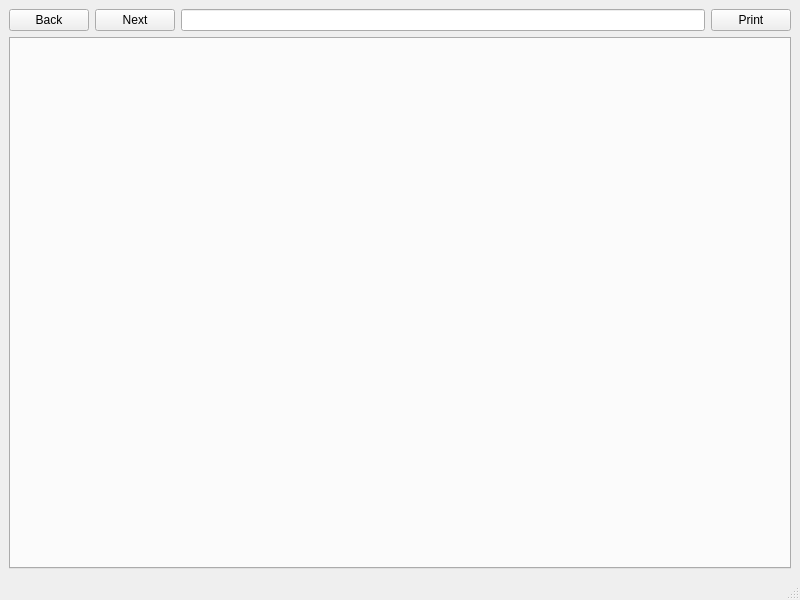
<?xml version="1.0" encoding="UTF-8"?>
<ui version="4.0">
 <class>MainWindow</class>
 <widget class="QMainWindow" name="MainWindow">
  <property name="geometry">
   <rect>
    <x>0</x>
    <y>0</y>
    <width>800</width>
    <height>600</height>
   </rect>
  </property>
  <property name="windowTitle">
   <string>Basic PAYE Tools - RTI</string>
  </property>
  <widget class="QWidget" name="centralwidget">
   <layout class="QVBoxLayout" name="verticalLayout_2">
    <item>
     <layout class="QHBoxLayout" name="horizontalLayout">
      <item>
       <widget class="QPushButton" name="backButton">
        <property name="text">
         <string>Back</string>
        </property>
       </widget>
      </item>
      <item>
       <widget class="QPushButton" name="nextButton">
        <property name="text">
         <string>Next</string>
        </property>
       </widget>
      </item>
      <item>
       <widget class="QLineEdit" name="lineEdit"/>
      </item>
      <item>
       <widget class="QPushButton" name="printButton">
        <property name="text">
         <string>Print</string>
        </property>
       </widget>
      </item>
     </layout>
    </item>
    <item>
     <layout class="QVBoxLayout" name="verticalLayout">
      <item>
       <widget class="QTabWidget" name="tabWidget">
        <property name="sizePolicy">
         <sizepolicy hsizetype="Expanding" vsizetype="Expanding">
          <horstretch>0</horstretch>
          <verstretch>0</verstretch>
         </sizepolicy>
        </property>
        <property name="currentIndex">
         <number>-1</number>
        </property>
       </widget>
      </item>
     </layout>
    </item>
   </layout>
  </widget>
  <widget class="QMenuBar" name="menubar">
   <property name="geometry">
    <rect>
     <x>0</x>
     <y>0</y>
     <width>800</width>
     <height>21</height>
    </rect>
   </property>
  </widget>
  <widget class="QStatusBar" name="statusbar"/>
 </widget>
 <resources/>
 <connections/>
</ui>
